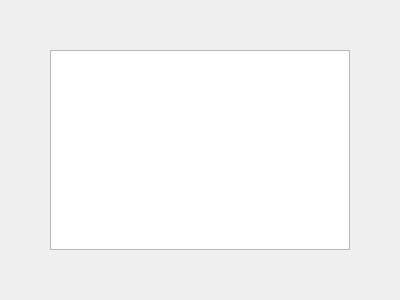
<?xml version="1.0" encoding="UTF-8"?>
<ui version="4.0">
    <author/>
    <comment/>
    <exportmacro/>
    <class>lexer</class>
    <widget class="QWidget" name="lexer">
        <property name="geometry">
            <rect>
                <x>0</x>
                <y>0</y>
                <width>400</width>
                <height>300</height>
            </rect>
        </property>
        <property name="windowTitle">
            <string>lexer</string>
        </property>
        <widget class="QTextEdit" name="richTextBox">
            <property name="geometry">
                <rect>
                    <x>50</x>
                    <y>50</y>
                    <width>300</width>
                    <height>200</height>
                </rect>
            </property>
        </widget>
    </widget>
    <pixmapfunction/>
    <connections/>
</ui>
